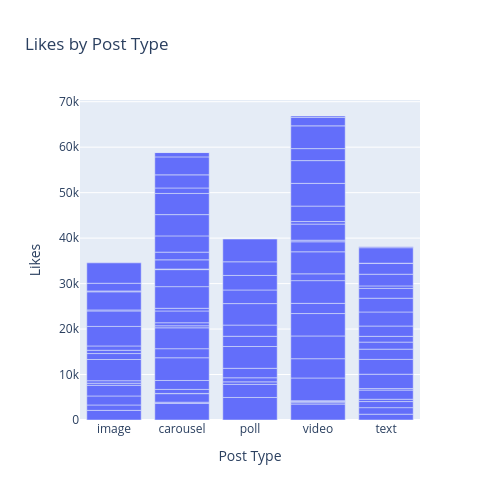

The notebook cell saved with this chart:
### Code cell
fig=px.bar(df,x="post_type",y="likes",width=500,height=500,title="Likes by Post Type")
# or
# fig=px.bar(x=df.post_type,y=df.likes)
fig.update_layout(xaxis_title="Post Type",yaxis_title="Likes")
fig.show()

### Figure 1 — Plotly figure (JSON) as saved in the notebook; plotly's stock layout.template omitted (floating-point values rounded to 4 significant figures)
{"data": [{"hovertemplate": "post_type=%{x}<br>likes=%{y}<extra></extra>", "legendgroup": "", "marker": {"color": "#636efa", "pattern": {"shape": ""}}, "name": "", "orientation": "v", "showlegend": false, "textposition": "auto", "type": "bar", "x": ["image", "carousel", "poll", "image", "video", "carousel", "image", "text", "video", "carousel", "text", "video", "carousel", "text", "carousel", "image", "poll", "text", "text", "image", "poll", "carousel", "text", "carousel", "poll", "carousel", "text", "poll", "image", "carousel", "poll", "image", "video", "poll", "image", "video", "video", "poll", "video", "carousel", "carousel", "video", "carousel", "text", "video", "text", "poll", "video", "image", "text", "text", "image", "video", "image", "carousel", "image", "video", "video", "video", "carousel", "video", "carousel", "image", "carousel", "image", "text", "carousel", "video", "image", "text", "video", "carousel", "text", "video", "video", "text", "carousel", "poll", "carousel", "text", "video", "carousel", "video", "carousel", "text", "text", "text", "text", "carousel", "poll", "carousel", "video", "carousel", "image", "poll", "carousel", "video", "text", "poll", "image"], "xaxis": "x", "y": [2121, 3660, 4955, 1183, 3499, 256, 1982, 1274, 317, 1878, 1446, 304, 45, 1333, 889, 2348, 2872, 512, 2013, 455, 559, 1961, 332, 5000, 898, 1992, 3161, 2083, 548, 4594, 4795, 4665, 119, 2253, 1309, 5000, 4245, 2463, 5000, 447, 667, 4929, 2586, 3259, 2236, 2251, 4726, 5000, 725, 1551, 1268, 950, 1498, 4297, 592, 3401, 4846, 2204, 344, 4763, 3544, 3742, 227, 130, 3982, 2265, 2026, 560, 187, 3094, 3398, 1690, 3026, 5000, 5000, 2153, 3571, 2990, 4678, 553, 2642, 4656, 5000, 1203, 2566, 2416, 15, 3404, 2884, 3195, 3956, 1857, 951, 1694, 3005, 36, 314, 229, 5000, 4483], "yaxis": "y"}], "layout": {"barmode": "relative", "height": 500, "legend": {"tracegroupgap": 0}, "title": {"text": "Likes by Post Type"}, "width": 500, "xaxis": {"anchor": "y", "domain": [0, 1], "title": {"text": "Post Type"}}, "yaxis": {"anchor": "x", "domain": [0, 1], "title": {"text": "Likes"}}}}
